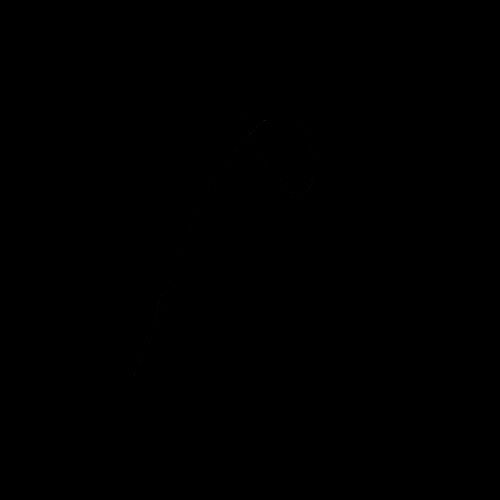
Frame 1 (no input)
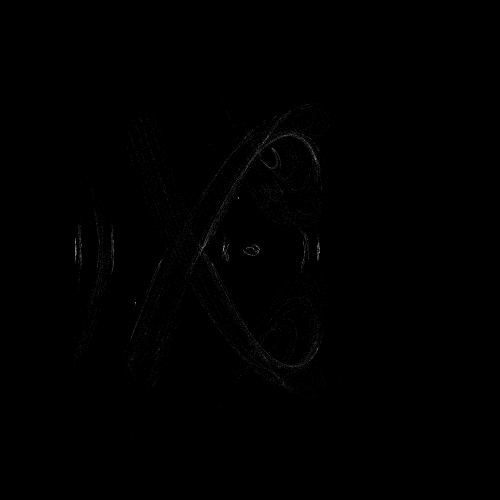
Frame 60 (the mouse pressed at the canvas centre just before this capture)
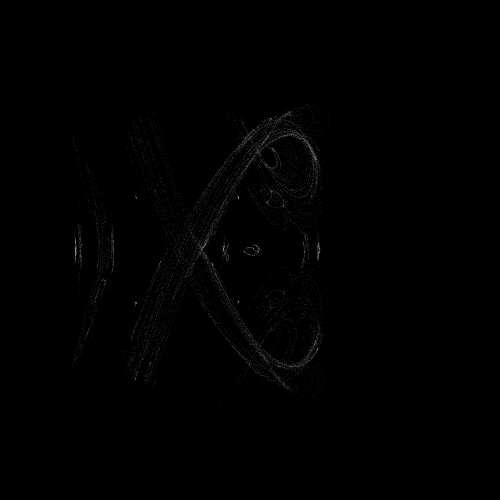
Frame 120 (the mouse held since frame 60 and released just before this capture)

The Processing sketch that drew these frames (run headless with seeded random() and noise(); from frame 60 on, the mouse is pressed at the canvas centre):

// Processing sketch: BuddhaPlot
// ── BuddhaPlot.pde
/** NOT WORKING **/

int BAIL = 4;
int ITER = 5000;
int LITER = 100;
int PTS = 1000;

float cr, ci;
float zr, zi;
float[] list;
float[] points;

int k = 0;

void setup()
{
  frameRate(1000);
  size(500,500);
  background(0);
  stroke(255,10);
  
  list = new float[ITER*2];
  for (int i=0; i<ITER*2; i++)
    list[i] = 0;
  
  points = new float[PTS*3];
  for (int i=0; i<PTS; ++i)
  {
    boolean toContinue = true;
    while(toContinue)
    {
      cr = random(-2,2);
      ci = random(-2,2);
      // CHECK IF IN 1° POLE (CARDIOID) OR IN 2° POLE (CIRCLE)
      float cii = ci*ci;
      float crr = cr-0.25;
      float q = crr*crr+cii;
      q *= q + crr;
      if (q < 0.25*cii || (cr+1)*(cr+1)+cii < 0.0625) continue;
      else 
      {
        int k=0;
        zr = 0;
        zi = 0;
        for (k=0; k<ITER; ++k)
        {
          zr = zr*zr-zi*zi+cr;
          zi = 2*zr*zi+ci;
          if (zr*zr+zi*zi > BAIL) break;
        }
        if (k < ITER && k > LITER)
        {
          points[3*i] = cr;
          points[3*i+1] = ci; 
          points[3*i+2] = k;
          toContinue = false;
        }
      }
    }
  }
}

void draw()
{
  println(frameRate);
  cr = points[3*k];
  ci = points[3*k+1];
  float lim = points[3*k+2];
  k++;
  zr = 0;
  zi = 0;
  float zrr = zr*zr;
  float zii = zi*zi;
  
  int n = 0;
  while(n < lim)
  {
    zr = zr*zr-zi*zi+cr;
    zi = 2*zr*zi+ci;
    float y = map(zr, -2,2, 0,height);
    float x = map(zi, -2,2, 0,width);
    point(y,x);
    ++n;
  }
}
